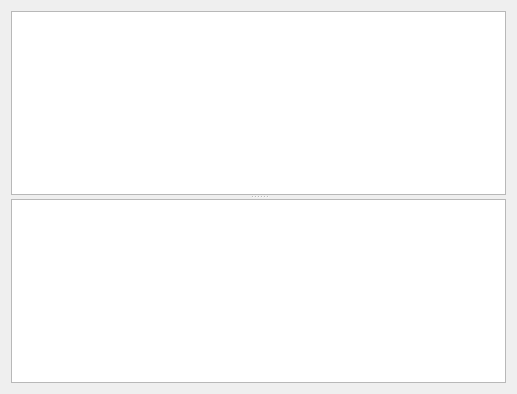
<?xml version="1.0" encoding="UTF-8"?>
<ui version="4.0">
 <class>DescriptionWidget</class>
 <widget class="QWidget" name="DescriptionWidget">
  <property name="geometry">
   <rect>
    <x>0</x>
    <y>0</y>
    <width>517</width>
    <height>394</height>
   </rect>
  </property>
  <property name="windowTitle">
   <string>Form</string>
  </property>
  <layout class="QGridLayout" name="gridLayout">
   <item row="0" column="0">
    <widget class="QSplitter" name="splitter">
     <property name="frameShape">
      <enum>QFrame::NoFrame</enum>
     </property>
     <property name="frameShadow">
      <enum>QFrame::Plain</enum>
     </property>
     <property name="orientation">
      <enum>Qt::Vertical</enum>
     </property>
     <widget class="QTableWidget" name="mTable">
      <property name="editTriggers">
       <set>QAbstractItemView::NoEditTriggers</set>
      </property>
      <property name="alternatingRowColors">
       <bool>true</bool>
      </property>
     </widget>
     <widget class="QTextEdit" name="mBodyEdit">
      <property name="readOnly">
       <bool>true</bool>
      </property>
     </widget>
    </widget>
   </item>
  </layout>
 </widget>
 <resources/>
 <connections/>
</ui>
